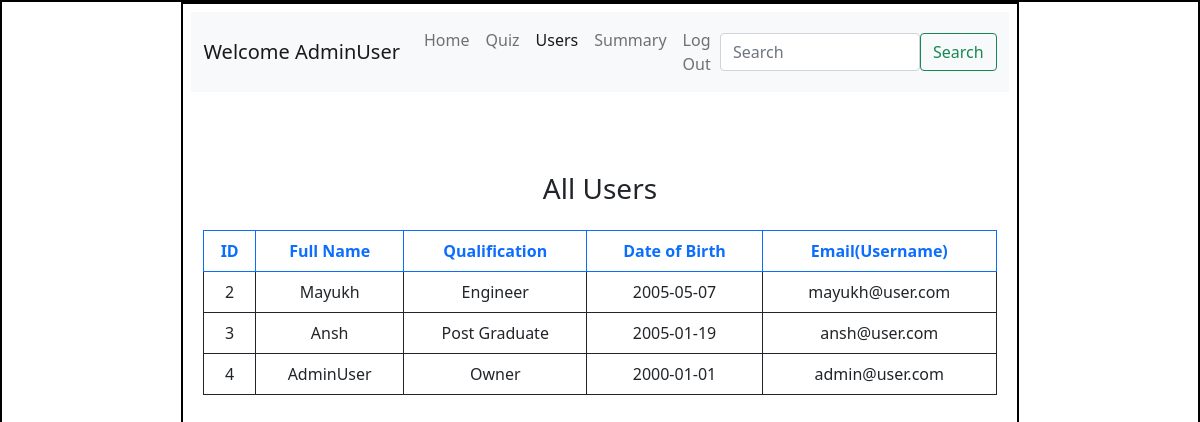
/users (signed in), run on the app's committed database.
### application/models.py (models this page shows)
class User(db.Model):
    id = db.Column(db.Integer(), primary_key = True)
    full_name = db.Column(db.String(),nullable = False)
    qualification = db.Column(db.String(),nullable = False)
    dob = db.Column(db.String(),nullable = False)
    username = db.Column(db.String(), unique=True, nullable = False)
    password = db.Column(db.String(), nullable = False)
    role = db.Column(db.String(), default = "user", nullable = False)
    scores = db.relationship("Scores", backref = "user", cascade = "all, delete")

### application/controllers.py (the view)
@app.route("/users")
def users():
    if "username" not in session:
        return redirect(url_for("login"))
    this_user = User.query.filter_by(username = session["username"]).first()
    if not this_user or this_user.role != "admin":
        return redirect(url_for("login"))
    users = User.query.all()
    return render_template("users.html", users = users, full_name = this_user.full_name)

### templates/users.html (shortened to what this page needs)
<!DOCTYPE html>
<html lang="en">
<head>
    <link rel="stylesheet" href="/static/styles.css">
    <link href="https://cdn.jsdelivr.net/npm/bootstrap@5.0.2/dist/css/bootstrap.min.css" rel="stylesheet"
>
</head>
<body>
    <div id="main">
        <div id="canvas" class="p-2" style="width: 70%;">
            <nav class="navbar navbar-expand-lg navbar-light bg-light">
                <div class="container-fluid">
                    <a class="navbar-brand" href="#">Welcome {{full_name}}</a>
                    <div class="collapse navbar-collapse" id="navbarSupportedContent">
                        <ul class="navbar-nav me-auto mb-2 mb-lg-0">
                            <li class="nav-item">
                                <a class="nav-link" aria-current="page" href="/admin_dashboard">Home</a>
                            </li>
                            <li class="nav-item">
                                <a class="nav-link" href="/quiz_management">Quiz</a>
                            </li>
                            <li class="nav-item">
                                <a class="nav-link active" href="/users">Users</a>
                            </li>
                            <li class="nav-item">
                                <a class="nav-link" href="/admin_summary">Summary</a>
                            </li>
                            <li class="nav-item">
                                <a class="nav-link" href="/logout">Log Out</a>
                            </li>
                        </ul>
                        <form class="d-flex ms-auto" action="/search" method="GET">
                            <input class="form-control search-input" type="search" placeholder="Search" aria-label="Search" name="query">
                            <button class="btn btn-outline-success" type="submit">Search</button>
                        </form>
                    </div>
                </div>
            </nav>
            <div class="container" style="margin-top: 80px;">
                <h3 class="text-center">All Users</h3>
                <div class="table-responsive mt-4">
                    <table class="table table-bordered text-center">
                        <thead class="border border-primary text-primary">
                            <tr>
                                <th>ID</th>
                                <th>Full Name</th>
                                <th>Qualification</th>
                                <th>Date of Birth</th>
                                <th>Email(Username)</th>
                            </tr>
                        </thead>
                        <tbody class="border border-dark">
                            {% if users %}
                                {% for user in users %}
                                    <tr>
                                        <td>{{ user.id }}</td>
                                        <td>{{ user.full_name }}</td>
                                        <td>{{ user.qualification }}</td>
                                        <td>{{ user.dob }}</td>
                                        <td>{{ user.username }}</td>
                                    </tr>
                                {% endfor %}
                            {% else %}
                            <tr>
                                <td colspan="5">No users found.</td>
                            </tr>
                            {% endif %}
                        </tbody>
                    </table>
                </div>
            </div>
        </div>
    </div>
</body>
</html>

### static/styles.css (style rules this page uses)
* { margin: 0px; }
#main, #canvas { border: 2px solid black; }
#canvas { width: 60%; margin: auto; min-height: 750px; overflow: auto; }

### templates/users.html (style rules this page uses)
.navbar .form-control { width: 200px; max-width: 100%; }

### data on the page
User: full_name "AdminUser", id "4", qualification "Owner", dob "2000-01-01", username "admin@user.com"
User: id "2", full_name "Mayukh", qualification "Engineer", dob "2005-05-07", username "mayukh@user.com"
User: id "3", full_name "Ansh", qualification "Post Graduate", dob "2005-01-19", username "ansh@user.com"
